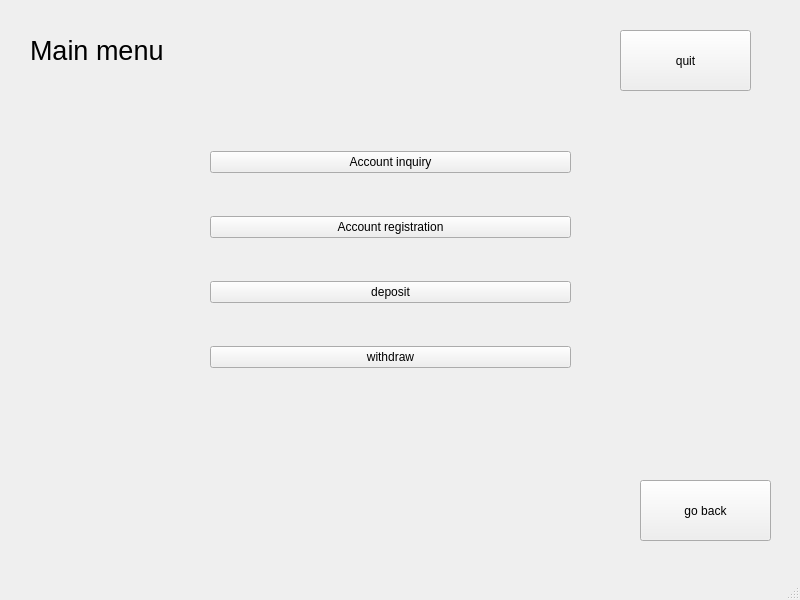
<?xml version="1.0" encoding="UTF-8"?>
<ui version="4.0">
 <class>mainmenuScene</class>
 <widget class="QMainWindow" name="mainmenuScene">
  <property name="geometry">
   <rect>
    <x>0</x>
    <y>0</y>
    <width>800</width>
    <height>600</height>
   </rect>
  </property>
  <property name="windowTitle">
   <string>MainWindow</string>
  </property>
  <widget class="QWidget" name="centralwidget">
   <widget class="QLabel" name="label">
    <property name="geometry">
     <rect>
      <x>30</x>
      <y>20</y>
      <width>201</width>
      <height>61</height>
     </rect>
    </property>
    <property name="font">
     <font>
      <pointsize>20</pointsize>
     </font>
    </property>
    <property name="text">
     <string>Main menu</string>
    </property>
   </widget>
   <widget class="QPushButton" name="pushButton_4">
    <property name="geometry">
     <rect>
      <x>620</x>
      <y>30</y>
      <width>131</width>
      <height>61</height>
     </rect>
    </property>
    <property name="text">
     <string>quit</string>
    </property>
   </widget>
   <widget class="QWidget" name="layoutWidget">
    <property name="geometry">
     <rect>
      <x>210</x>
      <y>110</y>
      <width>361</width>
      <height>301</height>
     </rect>
    </property>
    <layout class="QVBoxLayout" name="verticalLayout">
     <property name="spacing">
      <number>2</number>
     </property>
     <item>
      <widget class="QPushButton" name="pushButton_2">
       <property name="text">
        <string>Account inquiry</string>
       </property>
      </widget>
     </item>
     <item>
      <widget class="QPushButton" name="pushButton_5">
       <property name="text">
        <string>Account registration</string>
       </property>
      </widget>
     </item>
     <item>
      <widget class="QPushButton" name="pushButton_3">
       <property name="text">
        <string>deposit</string>
       </property>
      </widget>
     </item>
     <item>
      <widget class="QPushButton" name="pushButton_6">
       <property name="text">
        <string>withdraw</string>
       </property>
      </widget>
     </item>
    </layout>
   </widget>
   <widget class="QPushButton" name="pushButton_7">
    <property name="geometry">
     <rect>
      <x>640</x>
      <y>480</y>
      <width>131</width>
      <height>61</height>
     </rect>
    </property>
    <property name="text">
     <string>go back</string>
    </property>
   </widget>
  </widget>
  <widget class="QMenuBar" name="menubar">
   <property name="geometry">
    <rect>
     <x>0</x>
     <y>0</y>
     <width>800</width>
     <height>22</height>
    </rect>
   </property>
  </widget>
  <widget class="QStatusBar" name="statusbar"/>
 </widget>
 <resources/>
 <connections/>
</ui>
